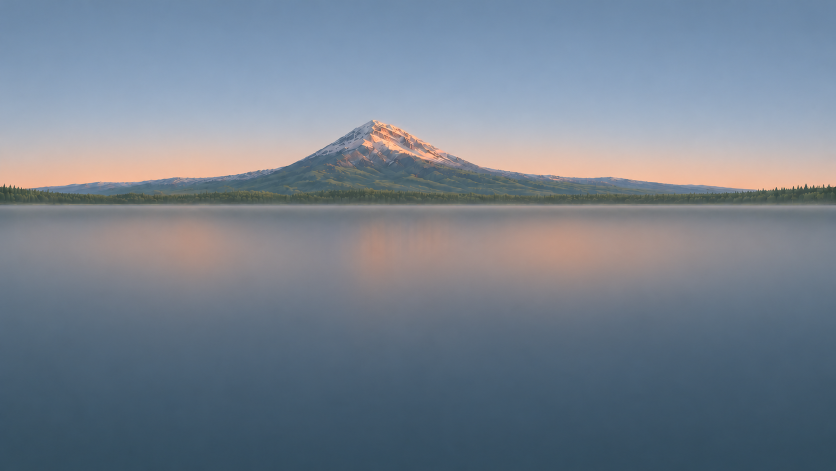
#> input picture assets/brand/v2/wallpaper/day-cycle/sources/mountain-lake-morning-native.png, 1672 x 941 px (shown at 1/2 size); its folder holds 4 pictures in this run
$ python export_and_measure.py
#> lines starting #> are read from the running program, lines starting #| are printed output that depends on the picture
"""Export imagegen sources without retouching and measure at TV resolution."""
from pathlib import Path
import json
import numpy as np
from PIL import Image, ImageOps, ImageDraw

ROOT = Path(__file__).resolve().parent
TIMES = ['morning', 'midday', 'evening', 'night']

def fit(im, size):
    return ImageOps.fit(im, size, method=Image.Resampling.LANCZOS)

def luma(im):
    a = np.asarray(im, dtype=np.float64)
    return .2126*a[:,:,0] + .7152*a[:,:,1] + .0722*a[:,:,2]

def local_std(a, n=15):
    a = np.pad(a, n//2, mode='reflect')
    s = np.pad(a, ((1,0),(1,0))).cumsum(0).cumsum(1)
    q = np.pad(a*a, ((1,0),(1,0))).cumsum(0).cumsum(1)
    mean = (s[n:,n:]-s[:-n,n:]-s[n:,:-n]+s[:-n,:-n])/(n*n)
    sq = (q[n:,n:]-q[:-n,n:]-q[n:,:-n]+q[:-n,:-n])/(n*n)
    return float(np.sqrt(np.maximum(0, sq-mean*mean)).mean())

exports, metrics = {}, {}
sheet = Image.new('RGB', (1920,1128), '#17202a')
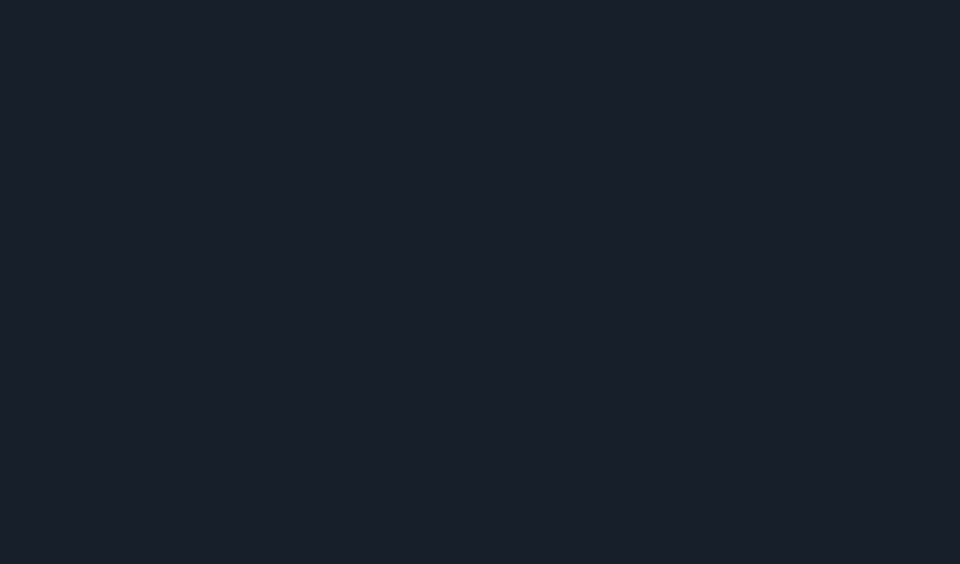
#> sheet: PIL image 1920x1128 RGB (shown at 1/2 size); mean R, G, B 23, 32, 42
draw = ImageDraw.Draw(sheet)
for i, t in enumerate(TIMES):
    src = ROOT/'sources'/f'mountain-lake-{t}-native.png'
    im = Image.open(src).convert('RGB')
#> im is the input picture: PIL image 1672x941 RGB; mean R, G, B 117.2, 128.6, 142.3
    stem = f'mountain-lake-{t}-3840x2160'
    out = fit(im, (3840,2160))
    out.save(ROOT/(stem+'.png'))
    out.save(ROOT/(stem+'.jpg'), quality=95, subsampling=0)
    preview = fit(out, (1920,1080))
    preview.save(ROOT/'preview-1920'/f'{t}.jpg', quality=95, subsampling=0)
    a = luma(preview)
#> in luma, `return .2126*a[:,:,0] + .7152*a[:,:,1] + .0722*a[:,:,2]`:
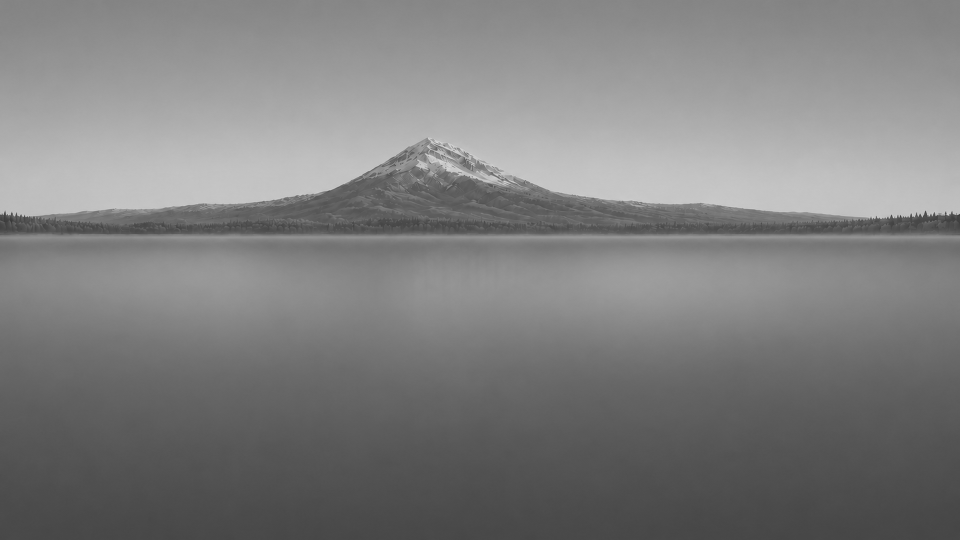
#> returned value: shape (1080, 1920) float64 (shown at 1/2 size); min 44.73, max 227.3, mean 127.2
    edge = np.abs(a[3:]-a[:-3])
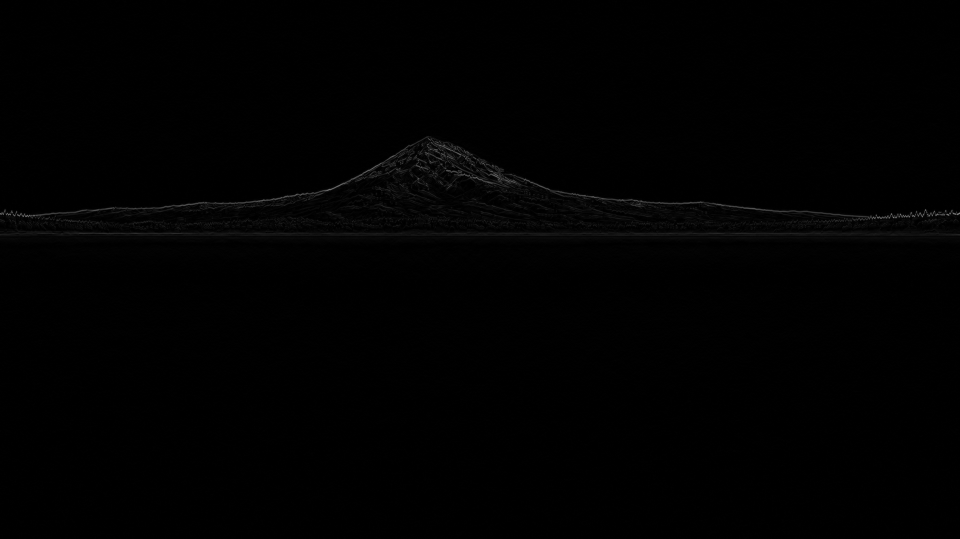
#> edge: shape (1077, 1920) float64 (shown at 1/2 size); min 0, max 150.4, mean 1.6
    shore = int(np.argmax(edge.mean(1)[425:475])+426)
#> shore = 468
    region = edge[255:300,830:890]
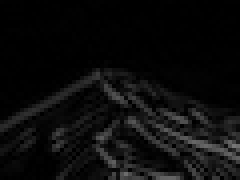
#> region: shape (45, 60) float64 (shown 4 times larger); min 0, max 119.8, mean 12.4
    coords = np.argwhere(region > max(4, float(region.max())*.35))
#> coords = 248 pairs, first value 18 to 44, second value 1 to 59
    top = coords[coords[:,0] == coords[:,0].min()]
#> top = [[18, 24]]
    peak = [int(830+np.median(top[:,1])), int(256+top[0,0])]
#> peak = [854, 274]
    strip_rows = [int(np.argmax(edge[445:475,x:x+160].mean(1))+446)
                  for x in range(0,1920,160)]
#> strip_rows = [468, 467, 467, 468, 468, 468, 467, 468, 468, 468, 468, 469]
#> (the run stopped early here; a loop or call above may not have finished)
